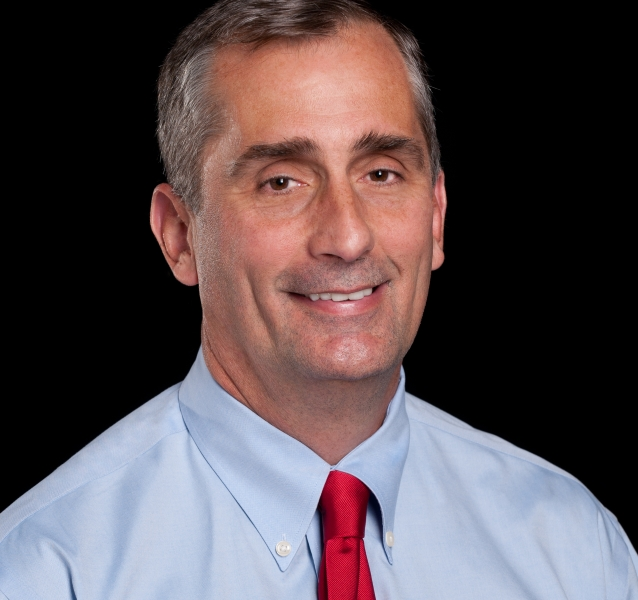
#> input picture tutorials/opencv/Python/sample_10_face_eye_detection_still/brian-krzanich_2.jpg, 638 x 600 px
$ python ocv_face_img.py   (Python 2 division)
#> lines starting #> are read from the running program, lines starting #| are printed output that depends on the picture; after the words box and inside, x2 and y2 are one past the last pixel; in counts of white or black regions, pixels touching at a corner belong together
from __future__ import print_function
#!/usr/bin/env python

# Python 2/3 compatibility
from __future__ import print_function
# Allows use of print like a function in Python 2.x

# Import the Numby and OpenCV2 Python modules
import numpy as np
import cv2

# This section selects the Haar Cascade Classifer File to use
# Ensure that the path to the xml files are correct
# In this example, the files have been copied to the local folder
face_cascade = cv2.CascadeClassifier('haarcascade_frontalface_default.xml')
eye_cascade = cv2.CascadeClassifier('haarcascade_eye.xml')

# Some Additional Samples - Only one imread should be active. So be sure to comment out all others.
# Image download URL - http://blogs.intel.com/iot/files/2016/04/ASBRparticpants.jpg
#img = cv2.imread('ASBRparticpants.jpg')
# Image download URL - http://blogs.intel.com/iot/files/2016/09/bmw-group-intel-mobileye-3.jpg
#img = cv2.imread('bmw-group-intel-mobileye-3.jpg')
# Image download URL - https://upload.wikimedia.org/wikipedia/commons/1/17/Intel_Board_of_Directors.jpg
#img = cv2.imread('Intel_Board_of_Directors.jpg')
try:
	# Image download URL - https://simplecore.intel.com/newsroom/wp-content/uploads/sites/11/brian-krzanich_2.jpg
	# Load image to analyze
	img = cv2.imread('brian-krzanich_2.jpg')
#> img is the input picture: shape (600, 638, 3); mean B, G, R 81.5, 77.6, 90.3
	# Converion to Grayscale
	gray = cv2.cvtColor(img, cv2.COLOR_BGR2GRAY)
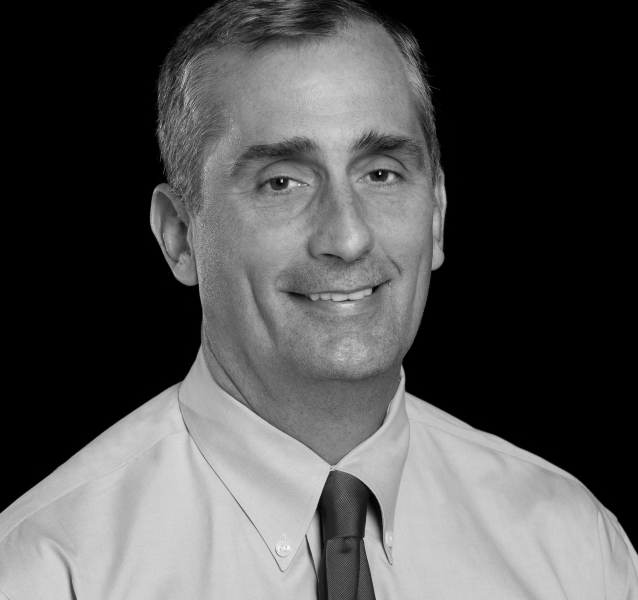
#> gray: shape (600, 638); min 0, max 254, mean 81.8

	# Face detection using Haar Cascades
	# Detects objects of different sizes in the input image. The detected objects are returned as a list of rectangles.
	# cv2.CascadeClassifier.detectMultiScale(image[,scaleFactor[,minNeighbors[,flags[,minSize[,maxSize]]]]]) -> objects
	faces = face_cascade.detectMultiScale(gray, 1.3, 5)
#> faces = [[176, 49, 316, 316]]
	# Draw the rectangles around detected Regions of Interest [ROI] - faces
	# cv2.rectangle(img, pt1, pt2, color[, thickness[, lineType[, shift]]]) -> img
	for (x,y,w,h) in faces:
		cv2.rectangle(img,(x,y),(x+w,y+h),(255,0,0),2)
#> this loop made 1 pass
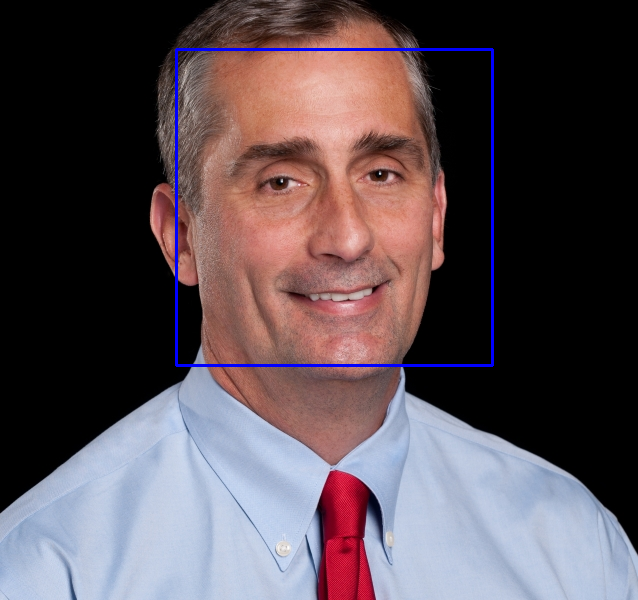
#> img: shape (600, 638, 3); 0.99% of pixels changed, all inside (x1, y1, x2, y2) = (175, 48, 494, 367)
    	roi_gray = gray[y:y+h, x:x+w]
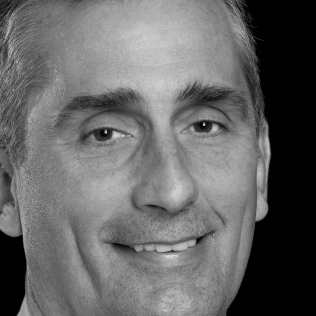
#> roi_gray: shape (316, 316); min 0, max 227, mean 102.2
    	roi_color = img[y:y+h, x:x+w]
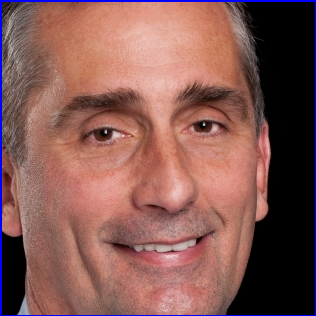
#> roi_color: shape (316, 316, 3); mean B, G, R 84, 89.1, 132.7
    	# Since eyes are a part of face, limit eye detection to face regions to improve accuracy
    	eyes = eye_cascade.detectMultiScale(roi_gray)
#> eyes = [[176, 98, 57, 57], [70, 104, 60, 60]]
    	for (ex,ey,ew,eh) in eyes:
    		# Draw the rectangles around detected Regions of Interest [ROI] - eyes
        	cv2.rectangle(roi_color,(ex,ey),(ex+ew,ey+eh),(0,255,0),2)
#> this loop made 2 passes
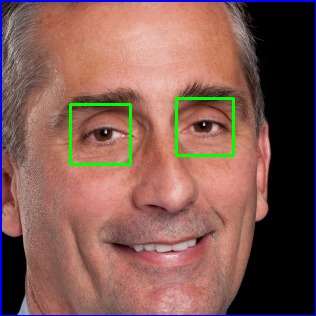
#> roi_color: shape (316, 316, 3); 1.4% of pixels changed, all inside (x1, y1, x2, y2) = (69, 97, 235, 166)

	# Display the result
	cv2.imshow('img',img)
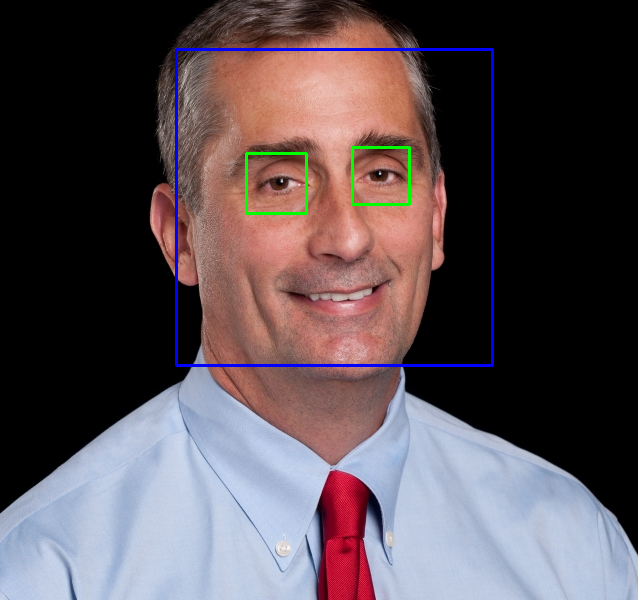
#> window 'img': shape (600, 638, 3); mean B, G, R 83.2, 77.6, 89
	# Show image until dismissed using GUI exit window
	cv2.waitKey(0)
	# Release all resources used
	cv2.destroyAllWindows()


except cv2.error as e:
	print('Please correct OpenCV Error')

$ run again, with tutorials/opencv/Python/sample_10_face_eye_detection_still/Intel_Board_of_Directors.jpg copied over tutorials/opencv/Python/sample_10_face_eye_detection_still/brian-krzanich_2.jpg
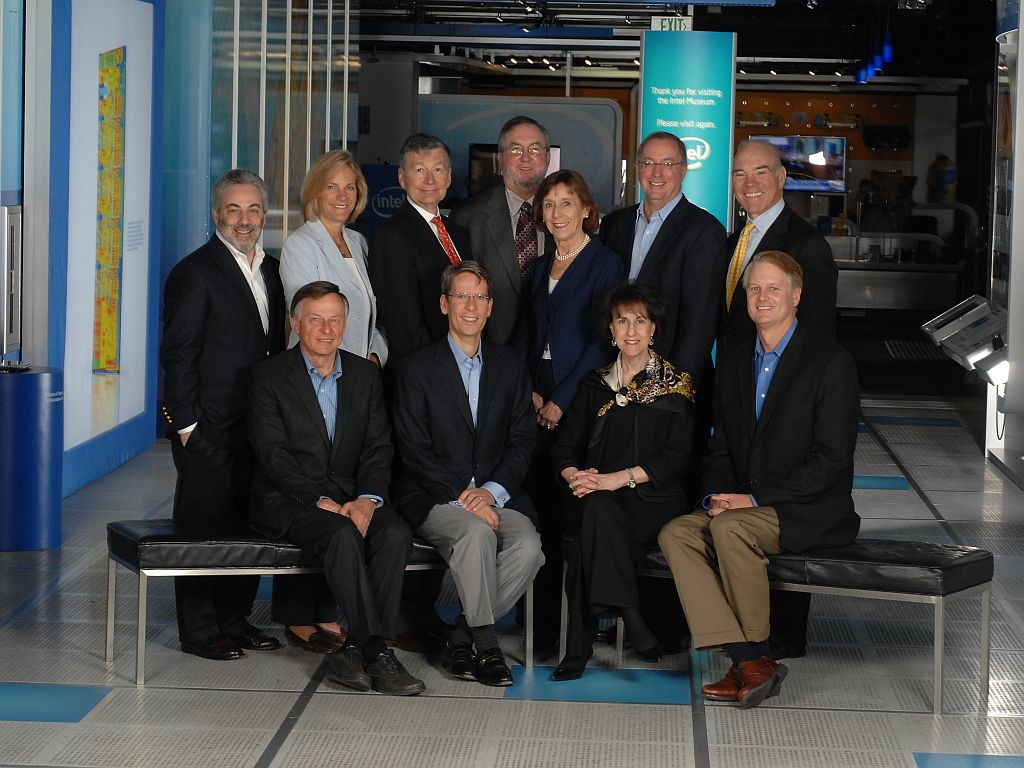
#> input picture tutorials/opencv/Python/sample_10_face_eye_detection_still/Intel_Board_of_Directors.jpg, 1024 x 768 px
#> img is the input picture: shape (768, 1024, 3); mean B, G, R 70.1, 69.8, 67.3
#> faces = [[318, 170, 47, 47], [607, 303, 50, 50], [535, 185, 51, 51], [738, 268, 57, 57], [297, 300, 53, 53], [499, 128, 53, 53], [632, 143, 56, 56], [401, 148, 57, 57], [213, 187, 61, 61], [442, 277, 56, 56]]
#> the loop `for (x,y,w,h) in faces:` made 10 passes
#> after the loop `for (x,y,w,h) in faces:`:
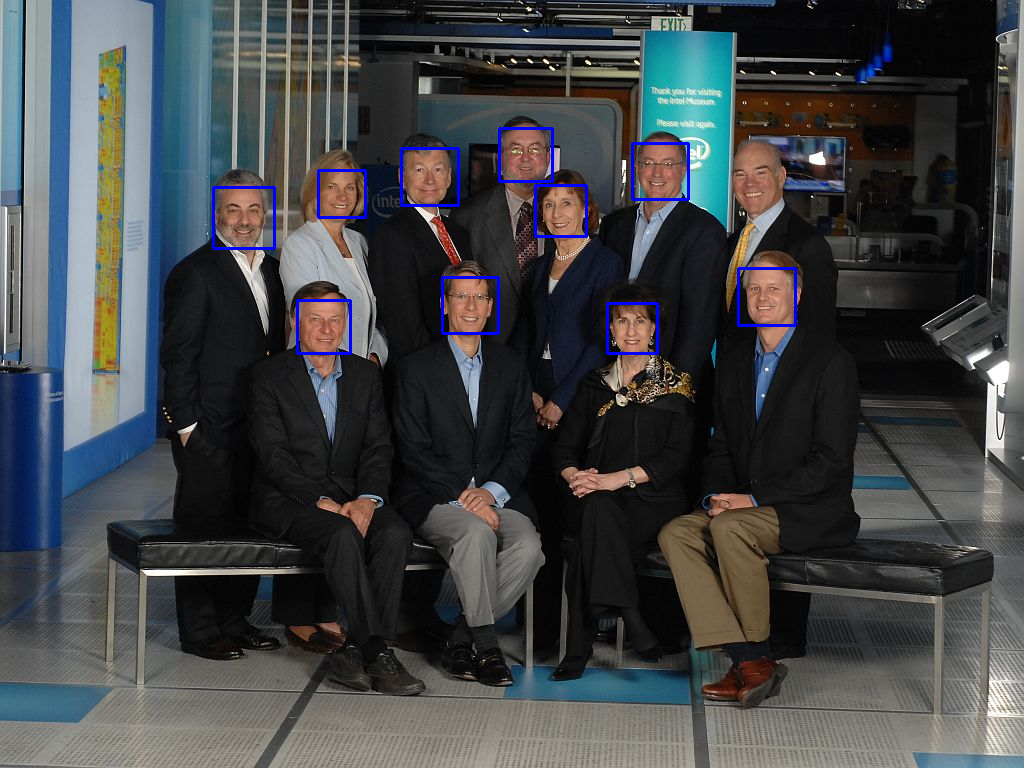
#> img: shape (768, 1024, 3); 0.82% of pixels changed, all inside (x1, y1, x2, y2) = (212, 127, 797, 355)
#> `roi_color = img[y:y+h, x:x+w]`:
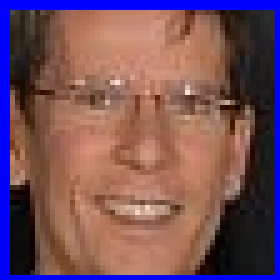
#> roi_color: shape (56, 56, 3) (shown 5 times larger); mean B, G, R 91.1, 81, 117.7
#> eyes = ()
